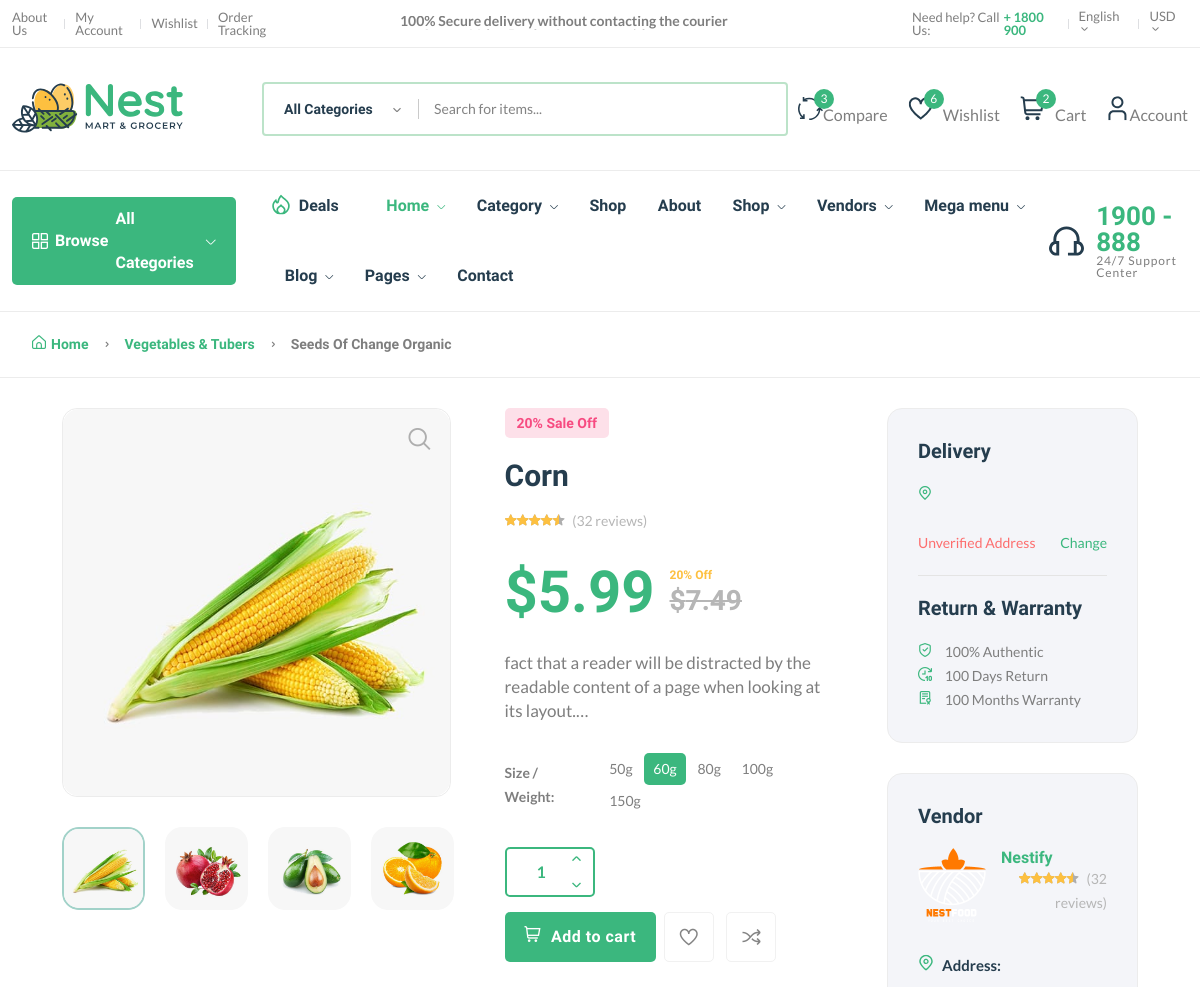
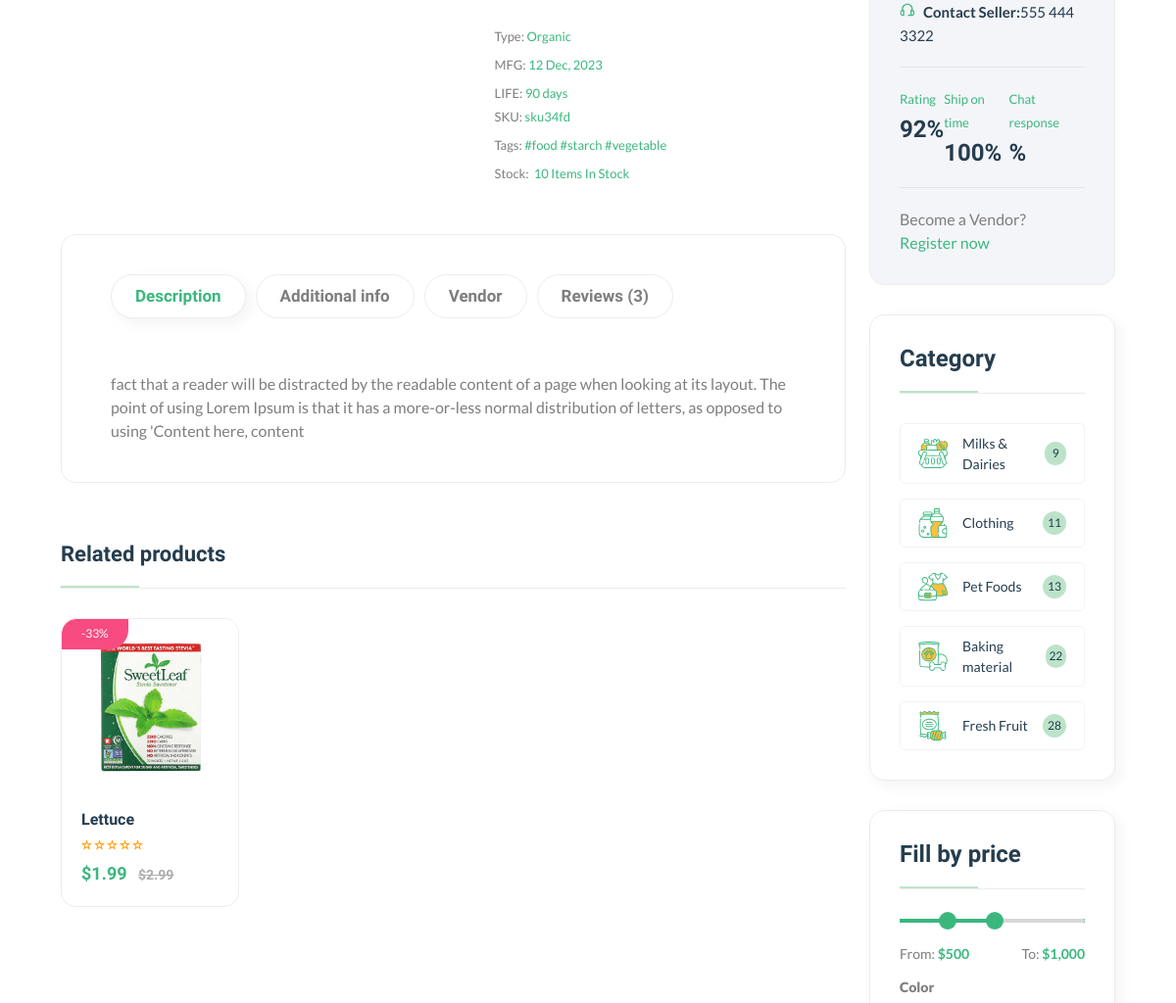
/products/prd3h5daddf43/ (upper part), run on an earlier commit of the app's database (2 pictures, top to bottom).
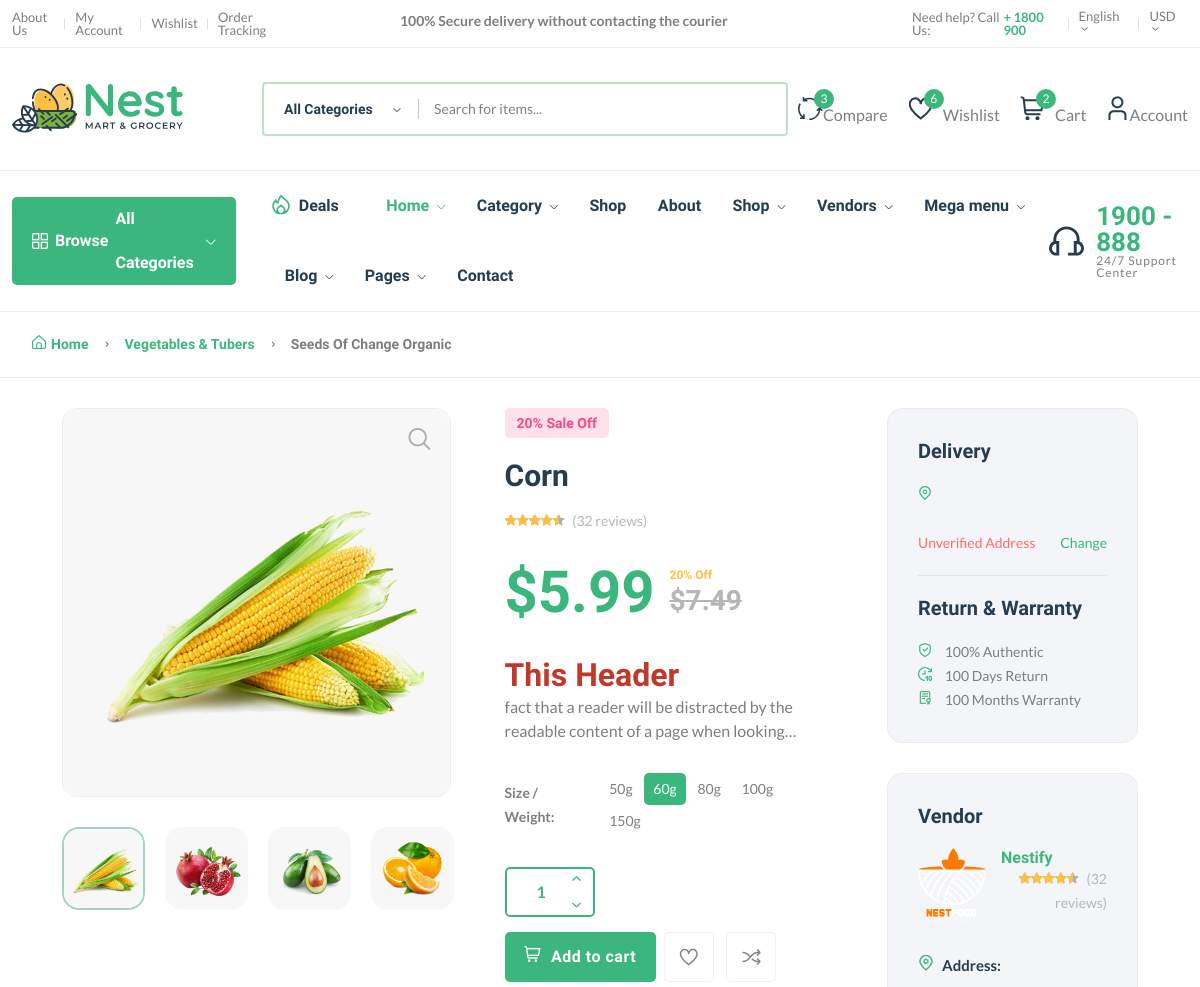
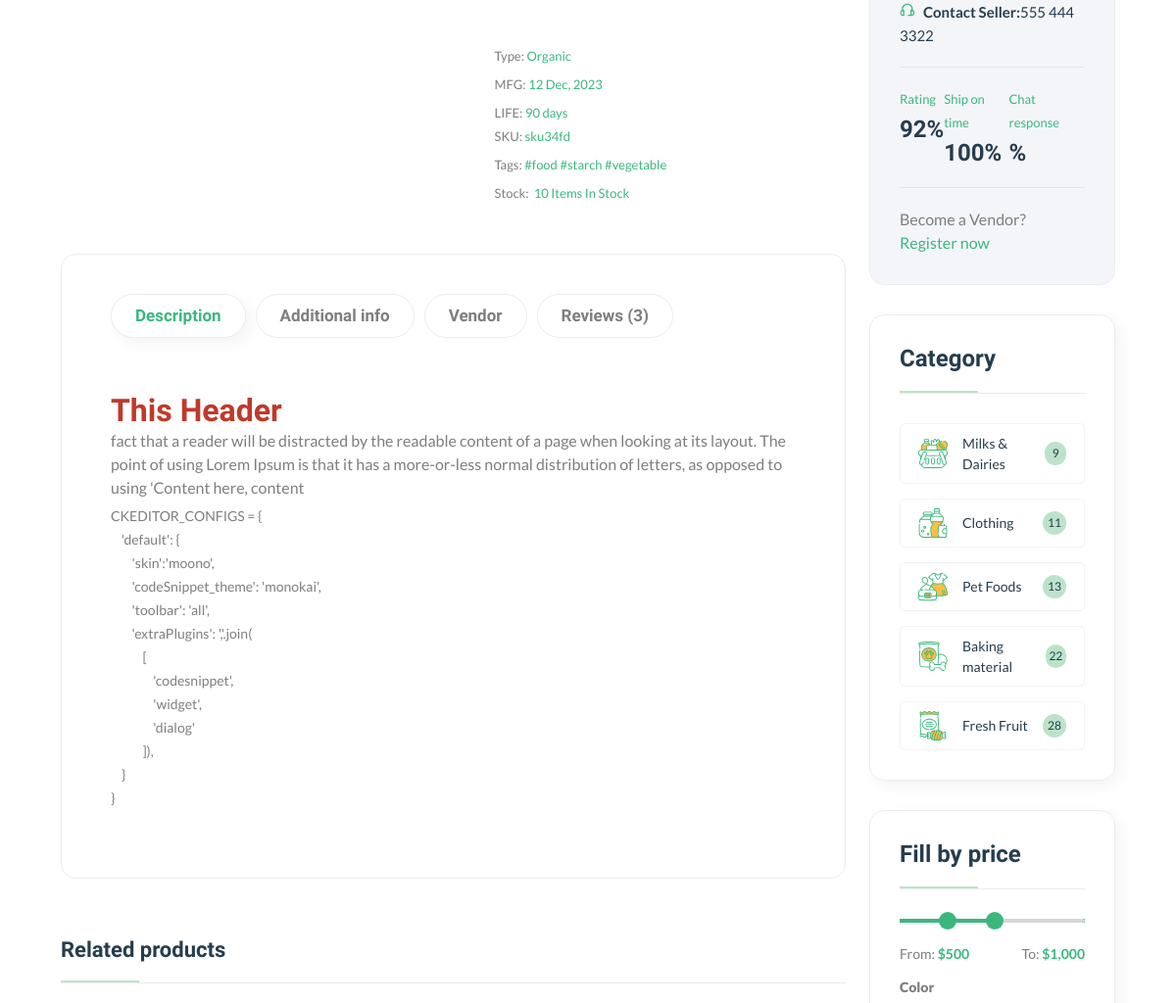
And on a later commit of the database (2 pictures, top to bottom).
### core/models.py (models this page shows, shortened)
class ProductImages(models.Model): # bir ürüne ait birden fazla resmi yükleyebilmek için sub table yaptık
    images = models.ImageField(upload_to="product-images", default="product.jpg")
    product = models.ForeignKey(Product, related_name="p_images", on_delete=models.SET_NULL, null=True)
    date = models.DateTimeField(auto_now_add=True)
    class Meta:
        verbose_name_plural = "Product Images"

class Product(models.Model):
    pid = ShortUUIDField(unique=True, length=10, max_length=20, prefix="prd", alphabet="abcdefgh12345")
    user = models.ForeignKey(User, on_delete=models.SET_NULL, null=True)
    category = models.ForeignKey(Category, on_delete=models.SET_NULL, null=True, related_name='category') # related_name= tersten foreign key için
    vendor = models.ForeignKey(Vendor, on_delete=models.SET_NULL, null=True, related_name='vendor')
    title = models.CharField(max_length=100, default="Fresh pear")
    image = models.ImageField(upload_to=user_directory_path, default="product.jpg")
    description = RichTextUploadingField(null=True, blank=True, default="This is the product")
    price = models.DecimalField(max_digits=9999999999999, decimal_places=2, default="1.99")
    old_price = models.DecimalField(max_digits=9999999999999, decimal_places=2, default="2.99")
    specifications = RichTextUploadingField(null=True, blank=True)
    type = models.CharField(max_length=100, default="Organic", null=True, blank=True)
    stock_count = models.IntegerField(default=10, null=True, blank=True)
    life = models.IntegerField(default=90, null=True, blank=True)
    mfd = models.DateTimeField(auto_now_add=False, null=True, blank=True)
    tags = TaggableManager(blank=True)
    product_status = models.CharField(choices=STATUS, max_length=10, default="in_review")
    status = models.BooleanField(default=True)
    in_stock=models.BooleanField(default=True)
    featured = models.BooleanField(default=False)
    digital=models.BooleanField(default=False)
    sku = ShortUUIDField(unique=True, length=4, max_length=10, prefix="sku", alphabet="abcdefgh12345")
    date = models.DateTimeField(auto_now_add=True)
    updated = models.DateTimeField(auto_now=True)
    class Meta:
        verbose_name_plural = "Products"
    def get_percentage(self):
        new_price = (self.price/self.old_price) * 100
        return 100 - new_price

class Vendor(models.Model):
    vid = ShortUUIDField(unique=True, length=10, max_length=20, prefix="ven", alphabet="abcdefgh12345")
    title = models.CharField(max_length=100, default="Nestify")
    image = models.ImageField(upload_to=user_directory_path, default="product.jpg")
    cover_image = models.ImageField(upload_to=user_directory_path, default="product.jpg")
    description = RichTextUploadingField(null=True, blank=True, default="It is a amazing Vendor") # form oluşturulup kullanıcıdan bilgi alınırken bu alanın kullanıcı boş bırakabilmesi için blank=True yapıldı. db de boş olabilmesi için null=True
    address = models.CharField(max_length=100, default="123 Main Street.")
    contact = models.CharField(max_length=100, default="555 444 3322")
    chat_resp_time = models.CharField(max_length=100, default="100")
    shipping_on_time = models.CharField(max_length=100, default="100")
    authentic_rating = models.CharField(max_length=100, default="100")
    days_return = models.CharField(max_length=100, default="100")
    varranty_period = models.CharField(max_length=100, default="100")
    user = models.ForeignKey(User, on_delete=models.SET_NULL, null=True)
    date = models.DateTimeField(auto_now_add=True, null=True, blank=True)
    class Meta:
        verbose_name_plural = "Vendors"

### core/views.py (the view)
# urls.py: path("products/<pid>/", views.product_detail_view, name="product_detail_view"),
def product_detail_view(request, pid):
    product = Product.objects.get(pid=pid)
    products = Product.objects.filter(category=product.category).exclude(pid=pid)
    p_images = product.p_images.all()
    context = {
        'product':product,
        'p_images':p_images,
        'products':products,
    }
    return render(request, "core/product-detail.html", context=context)

### core/context_processor.py (called while the page is built)
def default(request):
    categories = Category.objects.all()
    address = None  # Varsayılan olarak adresi None olarak ayarla
    if request.user.is_authenticated:  # Kullanıcı giriş yapmışsa
        try:
            address = Address.objects.get(user=request.user)
        except Address.DoesNotExist:  # Kullanıcının adresi yoksa
            pass
    return {
        'categories': categories,
        'address': address,
    }

### templates/core/product-detail.html (shortened to what the changed rows need)
{% extends 'partials/base.html' %}
{% load static %}
{% block content %}
    <main class="main">
        <div class="container mb-30">
            <div class="row">
                <div class="col-xl-11 col-lg-12 m-auto">
                    <div class="row">
                        <div class="col-xl-9">
                            <div class="product-detail accordion-detail">
                                <div class="row mb-50 mt-30">
                                    <div class="col-md-6 col-sm-12 col-xs-12 mb-md-0 mb-sm-5">
                                        <div class="detail-gallery">
                                            <div class="product-image-slider">
                                                <figure class="border-radius-10">
                                                    <img src="{{ product.image.url }}" alt="product image" />
                                                </figure>
                                            </div>
                                            <div class="slider-nav-thumbnails">
                                                <div><img src="{{ product.image.url }}"" alt="product image" /></div>
                                                {% for i in p_images %}
                                                <div><img src="{{ i.images.url }}" alt="product image" /></div>
                                                {% endfor %}
                                            </div>
                                        </div>
                                    </div>
                                    <div class="col-md-6 col-sm-12 col-xs-12">
                                        <div class="detail-info pr-30 pl-30">
                                            <span class="stock-status out-stock"> {{ product.get_percentage|floatformat:0 }}% Sale Off </span>
                                            <h2 class="title-detail">{{ product.title }}</h2>
                                            <div class="product-detail-rating">
                                                <div class="product-rate-cover text-end">
                                                </div>
                                            </div>
                                            <div class="clearfix product-price-cover">
                                                <div class="product-price primary-color float-left">
                                                    <span class="current-price text-brand">${{ product.price }}</span>
                                                    <span>
                                                        <span class="save-price font-md color3 ml-15">{{ product.get_percentage|floatformat:0 }}%  Off</span>
                                                    <span class="old-price font-md ml-15">${{ product.old_price }}</span>
                                                    </span>
                                                </div>
                                            </div>
                                            <div class="short-desc mb-30">
                                                <p class="font-lg">{{ product.description|safe|truncatechars_html:100 }}</p>
                                            </div>
                                            <div class="attr-detail attr-size mb-30">
                                                <strong class="mr-10">Size / Weight: </strong>
                                                <ul class="list-filter size-filter font-small">
                                                </ul>
                                            </div>
                                            <div class="detail-extralink mb-50">
                                                <div class="detail-qty border radius">
                                                </div>
                                                <div class="product-extra-link2">
                                                </div>
                                            </div>
                                            <div class="font-xs">
                                                <ul class="mr-50 float-start">
                                                    <li class="mb-5">Type: <span class="text-brand">{{ product.type }}</span></li>
                                                    <li class="mb-5">MFG:<span class="text-brand"> {{ product.mfd|date:'d M, Y' }}</span></li>
                                                    <li>LIFE: <span class="text-brand">{{ product.life }} days</span></li>
                                                </ul>
                                                <ul class="float-start">
                                                    <li class="mb-5">SKU: <a href="#">{{ product.sku }}</a></li>
                                                    <li class="mb-5">Tags:
                                                    {% for tag in product.tags.all %}
                                                    <a href="{% url 'core:tag_list' tag.slug %}" rel="tag">#{{ tag.name }}</a>
                                                    {% endfor %}
                                                    </li>
                                                    <li>Stock:<span class="in-stock text-brand ml-5">{{ product.stock_count }} Items In Stock</span></li>
                                                </ul>
                                            </div>
                                        </div>
                                    </div>
                                </div>
                                <div class="product-info">
                                    <div class="tab-style3">
                                        <div class="tab-content shop_info_tab entry-main-content">
                                            <div class="tab-pane fade show active" id="Description">
                                                <div class="">
                                                    <p>{{ product.description | safe }}</p>
                                                </div>
                                            </div>
                                        </div>
                                    </div>
                                </div>
                                <div class="row mt-60">
                                    {% if products %}
                                    <div class="col-12">
                                        <h2 class="section-title style-1 mb-30">Related products</h2>
                                    </div>
                                    {% endif %}
                                    <div class="col-12">
                                        <div class="row related-products">
                                            {% for i in products %}
                                            <div class="col-lg-3 col-md-4 col-12 col-sm-6">
                                                <div class="product-cart-wrap hover-up">
                                                    <div class="product-img-action-wrap">
                                                        <div class="product-img product-img-zoom">
                                                            <a href="{% url 'core:product_detail_view' i.pid %}" tabindex="0">
                                                                <img class="default-img" src="{{ i.image.url }}" alt="" />
                                                            </a>
                                                        </div>
                                                        <div class="product-badges product-badges-position product-badges-mrg">
                                                            <span class="hot">-{{ i.get_percentage|floatformat:0 }}%</span>
                                                        </div>
                                                    </div>
                                                    <div class="product-content-wrap">
                                                        <h2><a href="shop-product-right.html" tabindex="0">{{ i.title|truncatechars:20 }}</a></h2>
                                                        <div class="rating-result" title="90%">
                                                        </div>
                                                        <div class="product-price">
                                                            <span>${{ i.price }} </span>
                                                            <span class="old-price">${{ i.old_price }}</span>
                                                        </div>
                                                    </div>
                                                </div>
                                            </div>
                                            {% endfor %}
                                        </div>
                                    </div>
                                </div>
                            </div>
                        </div>
                        <div class="col-xl-3 primary-sidebar sticky-sidebar mt-30">
                            <div class="sidebar-widget widget-delivery mb-30 bg-grey-9 box-shadow-none">
                                <ul>
                                    <li>
                                        <i class="fi fi-rs-shield-check mr-10 text-brand"></i>
                                        <span> {{ product.vendor.authentic_rating }}% Authentic </span>
                                    </li>
                                    <li>
                                        <i class="fi fi-rs-time-forward-ten mr-10 text-brand"></i>
                                        <span> {{ product.vendor.days_return }} Days Return </span>
                                    </li>
                                    <li>
                                        <i class="fi fi-rs-diploma mr-10 text-brand"></i>
                                        <span> {{ product.vendor.varranty_period }} Months Warranty </span>
                                    </li>
                                </ul>
                            </div>
                            <div class="sidebar-widget widget-vendor mb-30 bg-grey-9 box-shadow-none">
                                <div class="vendor-logo d-flex mb-30">
                                    <img src="{{ product.vendor.image.url }}" width="75px" height="75px" alt="" />
                                    <div class="vendor-name ml-15">
                                        <h6>
                                            <a href="{% url 'core:vendor_detail_view' product.vendor.vid %}">{{ product.vendor.title }}</a>
                                        </h6>
                                        <div class="product-rate-cover text-end">
                                        </div>
                                    </div>
                                </div>
                                <ul class="contact-infor">
                                    <li><img src="{% static 'assets/imgs/theme/icons/icon-contact.svg' %}" alt="" /><strong>Contact Seller:</strong><span>{{ product.vendor.contact }}</span></li>
                                </ul>
                                <div class="d-flex justify-content-between">
                                    <div>
                                        <p class="text-brand font-xs">Ship on time</p>
                                        <h4 class="mb-0">{{ product.vendor.shipping_on_time }}%</h4>
                                    </div>
                                </div>
                            </div>
                        </div>
                    </div>
                </div>
            </div>
        </div>
    </main>
{% endblock content %}

What changed in the data, as far as the page shows it:
no longer on this page (row unchanged): Product: image (picture), get_percentage "33", title "Lettuce", price "1.99", old_price "2.99"
changed Product "Corn": description "fact that a reader will be distracted by the readable content of a page when looking at its layout.…" → "This Header fact that a reader will be distracted by the readable content of a page when looking…"; description "fact that a reader will be distracted by the readable content of a page when looking at its layout. The point of using Lorem Ipsum is that it has a more-or-less normal distribution of letters, as opposed to using 'Content here, content" → "This Header fact that a reader will be distracted by the readable content of a page when looking at its layout. The point of using Lorem Ipsum is that it has a more-or-less normal distribution of letters, as opposed to using 'Content here, content CKEDITOR_CONFIGS = { 'default': { 'skin':'moono', 'codeSnippet_theme': 'monokai', 'toolbar': 'all', 'extraPlugins': ','.join( [ 'codesnippet', 'widget', 'dialog' ]), } }"
